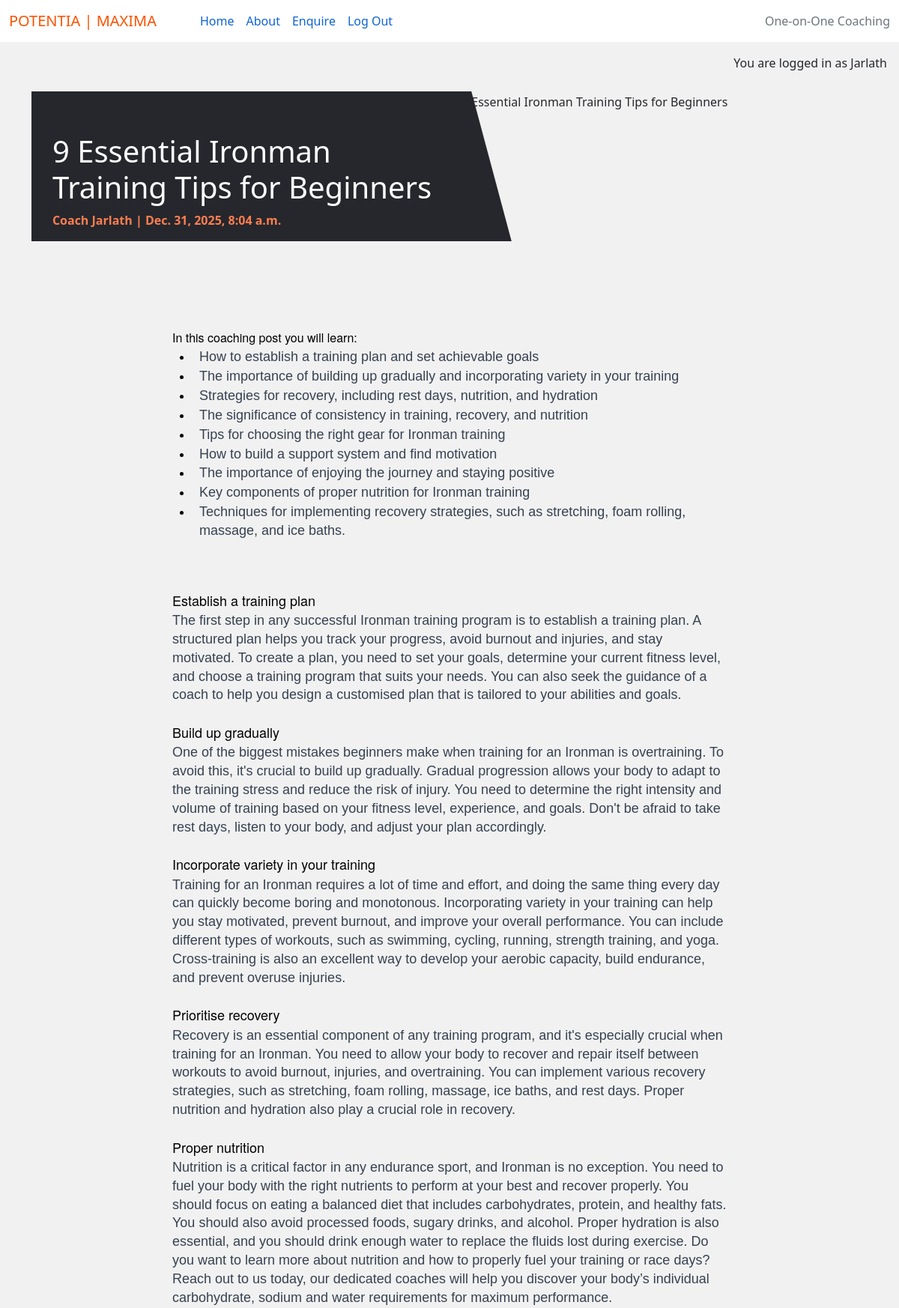
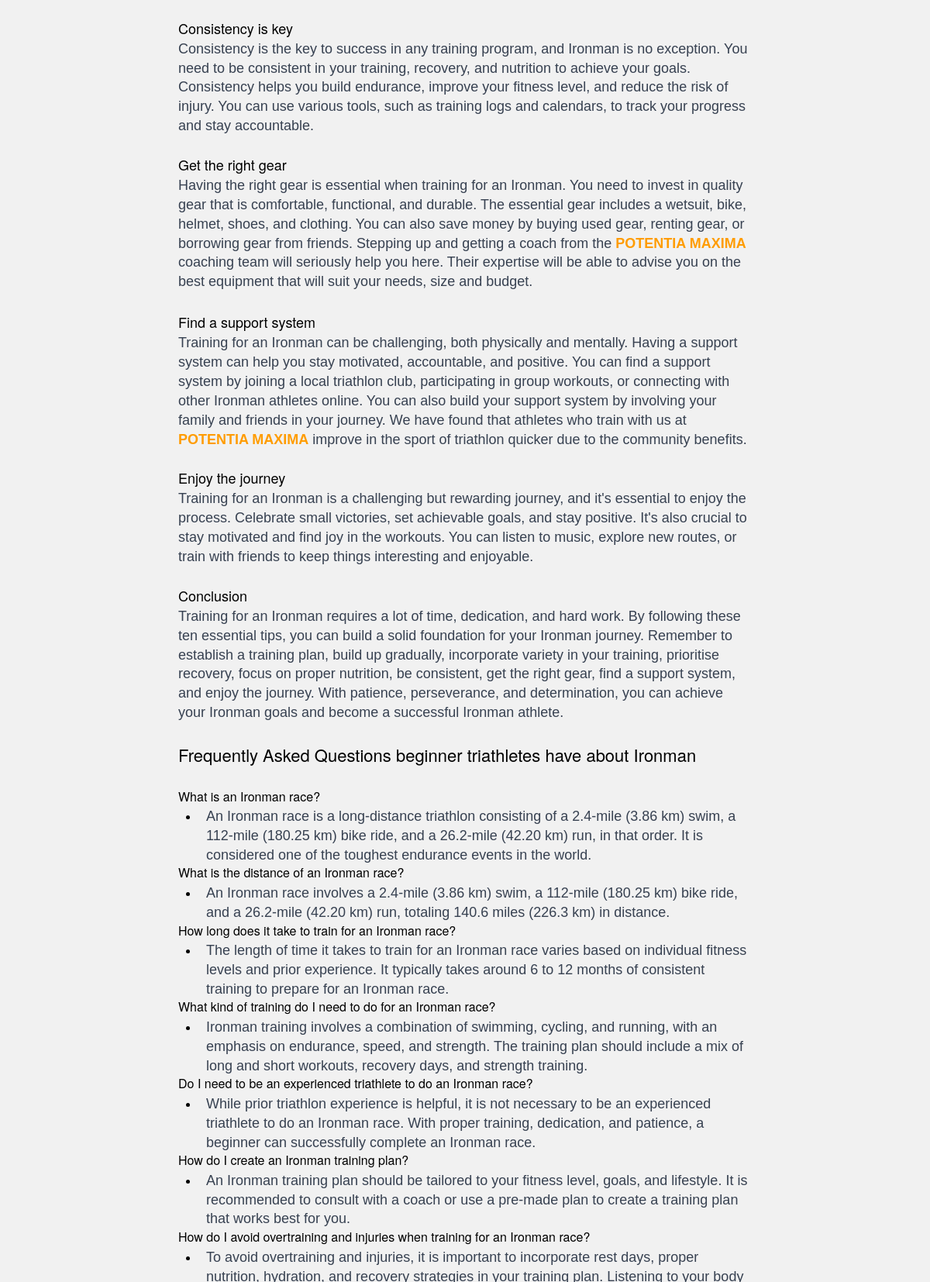
/9-essential-ironman-training-tips-for-beginners/ (signed in, upper part), run on the app's committed database (2 pictures, top to bottom).
### home/models.py (models this page shows, shortened)
class CoachingPost(models.Model):
    title = models.CharField(max_length=200, unique=True)
    slug = models.SlugField(max_length=200, unique=True)
    author = models.ForeignKey(User, on_delete=models.CASCADE)
    featured_image = CloudinaryField('image', default='placeholder')
    status = models.IntegerField(choices=STATUS, default=0)
    created_on = models.DateTimeField(auto_now_add=True)
    updated_on = models.DateTimeField(auto_now=True)
    content = models.TextField()
    excerpt = models.TextField(blank=True)
    class Meta:
        ordering = ["-created_on"]

### home/views.py (the view, shortened to what this page needs)
def coaching_post_detail(request, slug):
    queryset = CoachingPost.objects.filter(status=1)
    post = get_object_or_404(queryset, slug=slug)
    comments = post.comments.all().order_by("created_on")
    comment_count = post.comments.count()
    comment_form = CommentForm()
    return render(
        request,
        "home/coaching_post_detail.html",
        {
            "post": post,
            "comments": comments,
            "comment_count": comment_count,
            "comment_form": comment_form,
         },
    )

### home/templates/home/coaching_post_detail.html (shortened to what this page needs)
{% extends 'base.html' %}
{% load static %}
{% load crispy_forms_tags %}
{% block content %}
{% if user.is_authenticated %}
<div class="masthead">
    <div class="container">
        <div class="row g-0">
            <div class="col-md-6 masthead-text">
                <h1 class="post-title">{{ post.title }}</h1>
                <p class="post-subtitle">Coach {{ post.author | capfirst }} | {{ post.created_on }}</p>
            </div>
            <div class="d-none d-md-block col-md-6 masthead-image">
                {% if "placeholder" in post.featured_image.url %}
                <img src="{% static 'images/default.webp' %}" class="scale" alt="placeholder image">
                {% else %}
                <img src="{{ post.featured_image.url }}" class="scale" alt="{{ post.title }}">
                {% endif %}
            </div>
        </div>
    </div>
</div>
<div class="container">
    <div class="row">
        <div class="col card mb-4  mt-3 left  top">
            <div class="card-body">
                <p class="card-text">
                    {{ post.content | safe }}
                </p>
            </div>
        </div>
    </div>
</div>
{% endif %}
{% endblock content %}

### templates/base.html (shortened to what this page needs)
{% load static %}
{% url 'home' as home_url %}
{% url 'about' as about_url %}
{% url 'enquire' as enquire_url %}
{% url 'account_signup' as signup_url %}
{% url 'account_login' as login_url %}
{% url 'account_logout' as logout_url %}
<!DOCTYPE html>
<html class="h-100" lang="en">
<head>
    <link rel="stylesheet" href="https://cdnjs.cloudflare.com/ajax/libs/font-awesome/5.15.3/css/all.min.css">
    <link href="https://cdn.jsdelivr.net/npm/bootstrap@5.0.1/dist/css/bootstrap.min.css" rel="stylesheet"
>
    <link rel="stylesheet" href="{% static 'css/style.css' %}">
</head>
<body class="d-flex flex-column h-100 main-bg">
    <nav class="navbar navbar-expand-lg navbar-light bg-white">
        <div class="container-fluid">
            <a class="text-orange" aria-label="Go to Home" alt="Go to home page" href="{% url 'home' %}">POTENTIA | MAXIMA</a>
            <div class="collapse navbar-collapse" id="navbarText">
                <ul class="navbar-nav me-auto mb-2 mb-lg-0">
                    <li class="nav-item">
                        <a class="nav-link {% if request.path == home_url %}active{% endif %}" aria-current="page"
                            href="{% url 'home' %}">Home</a>
                    </li>
                    <li class="nav-item">
                        <a class="nav-link
                {% if request.path == about_url %}active{%endif%}" aria-current="page"
                            href="{% url 'about' %}">About</a>
                    </li>
                    <li class="nav-item">
                        <a class="nav-link
                {% if request.path == enquire_url %}active{%endif%}" aria-current="page"
                            href="{% url 'enquire' %}">Enquire</a>
                    </li>
                    {% if user.is_authenticated %}
                    <li class="nav-item">
                        <a class="nav-link {% if request.path == logout_url %}active{% endif %}" aria-current="page"
                            href="{% url 'account_logout' %}">Log Out</a>
                    </li>
                    {% endif %}
                </ul>
                <span class="navbar-text text-muted">
                    One-on-One Coaching
                </span>
            </div>
        </div>
    </nav>
    <main class="flex-shrink-0 main-bg">
        {% if user.is_authenticated %}
        <p class="text-end m-3">You are logged in as {{ user | capfirst }}</p>
        {% else %}
        <p class="text-end m-3">You are not logged in</p>
        {% endif %}
        {% block content %}{% endblock content %}
    </main>
</body>
</html>

### static/css/style.css (style rules this page uses)
body { background-color: #F1F1F1; color: #25272C; }
.main-bg { background-color: #F1F1F1; }
.text-orange { color: #fc5201; font-size: 20px; text-decoration: none; }
.card { border: none; background-color: transparent; }
.scale { width: 100%; height: auto; }
.masthead { margin-top: 10px; overflow: hidden; position: relative; display: inline-block; height: 33vh; width: 100%; }
.masthead-text { background-color: #25272C; color: white; position: relative; }
.masthead-image { position: relative; overflow: hidden; }
.masthead-image:after { content: ""; position: absolute; top: 0; right: 90%; height: 100%; width: 150%; background: #25272C; -webkit-transform: skew(15deg); -moz-transform: skew(15deg); transform: skew(15deg); z-index: 100; }
.post-title { margin-top: 10%; margin-left: 5%; }
.post-subtitle { margin-left: 5%; color: #ff7e51; font-weight: bold; }
.navbar-light .navbar-nav .nav-link { color:#0e64d1; }
#navbarText { padding-left: 50px; }

### data on the page
CoachingPost: title "9 Essential Ironman Training Tips for Beginners", author "Jarlath", created_on "Dec. 31, 2025, 8:04 a.m.", content "In this coaching post you will learn: How to establish a training plan and set achievable goals The importance of building up gradually and incorporating variety in your training Strategies for recovery, including rest days, nutrition, and hydration The significance of consistency in training, recovery, and nutrition Tips for choosing the right gear for Ironman training How to build a support system and find motivation The importance of enjoying the journey and staying positive Key components of proper nutrition for Ironman training Techniques for implementing recovery strategies, such as stretching, foam rolling, massage, and ice baths. Establish a training plan The first step in any…"

### other printed values
{{ user | capfirst }} "Jarlath"
